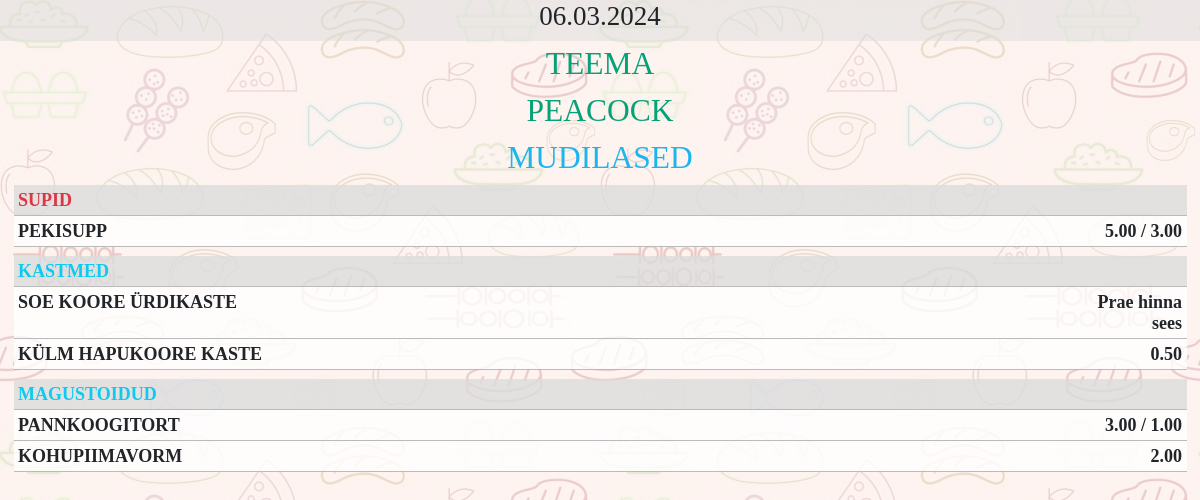
Page /app_public/ on the committed database.
### app_admin/models.py (models this page shows, shortened)
class Heading(models.Model):
    date = models.DateField(blank=False, null=False, unique=True, verbose_name="Kuupäev")
    topic = models.CharField(max_length=100, null=True, blank=True, verbose_name="Teemapäev")
    chef = models.CharField(max_length=100, null=True, blank=True, verbose_name="Peakokk soovitab:")
    student = models.CharField(max_length=100, null=True, blank=True, verbose_name="Kes tegid:")
    class Meta:
        ordering = ['-date']

class Category(models.Model):
    number = models.PositiveIntegerField(verbose_name="Number")
    name = models.CharField(max_length=255, unique=True, verbose_name="Kategooria nimetus")

class MenuItem(models.Model):
    menu = models.ForeignKey(Menu, on_delete=models.CASCADE, related_name='menu_menuitem')
    food = models.CharField(max_length=255, verbose_name="Toit")
    full_price = models.DecimalField(max_digits=4, decimal_places=2, null=False, blank=False, verbose_name="Suure hind")
    half_price = models.DecimalField(max_digits=4, decimal_places=2, null=True, blank=True, verbose_name="Väikese hind")
    show_in_menu = models.BooleanField(default=True, verbose_name="Näita menüüs")
    class Meta:
        ordering = ['menu']

### app_public/views.py (the view)
# urls.py: path("", views.HomeViewPublic.as_view(), name="index"),  # avaleht
class HomeViewPublic(TemplateView):
    template_name = 'app_public/index.html'
    model = Heading
    def get_context_data(self, **kwargs):
        all_data = None  # sisaldab kogu menüü infot
        today_string = datetime.today().strftime('%Y-%m-%d')  # 2024-01-24
        estonian_date = datetime.strptime(today_string, '%Y-%m-%d').strftime('%d.%m.%Y')
        try:
            today_menu_id = Heading.objects.get(date=today_string)  # vastuseks üks kirje või error
            today_menuheadlines = Heading.objects.filter(Q(date=today_string)).values('date', 'topic', 'chef',
                                                                                            'student')
            today_all_categories = Menu.objects.filter(date_id=today_menu_id)
            all_data = (MenuItem.objects.filter(Q(menu_id__in=today_all_categories))
                        .values('menu_id', 'food', 'full_price', 'half_price', 'show_in_menu',
                                'menu__category__name', 'id', 'menu__category_id')
                        .annotate(dcount=Count('menu_id')).order_by('menu__category_id', 'id'))
        except Heading.DoesNotExist:
            today_menuheadlines = None
        context = {
            'object_list': all_data,
            'menuheadlines': today_menuheadlines,
            'estonian_date': estonian_date,
            'today_string': today_string
        }
        return context

### app_public/templates/app_public/index.html (shortened to what this page needs)
{% extends "base.html" %}
{% load static %}
{% block content %}
    <div class="container-fluid" id="menuDiv">
        <div id="" class="m-0">
            <div class="text-center fixed-top darkdate font-weight-bold ml-3 mr-3">
                <h4 id="currentDate">{{ estonian_date }}</h4>
            </div>
            {% if menuheadlines %}
                <div class="row mt-4 font-weight-bold">
                    <div class="text-center mt-3">
                        <h3 class="green">
                            {% if menuheadlines.0.topic %}{{ menuheadlines.0.topic|upper }}{% endif %}
                        </h3>
                        <h3 class="green">
                            {% if menuheadlines.0.chef %}{{ menuheadlines.0.chef|upper }}{% endif %}
                        </h3>
                        <h3 class="blue">
                            {% if menuheadlines.0.student %}{{ menuheadlines.0.student|upper }}{% endif %}
                        </h3>
                    </div>
                </div>
            {% else %}
                <div class="row p-0">
                    <h4 class="text-center dark-date">
                        {{ current_date }}
                    </h4>
                </div>
            {% endif %}
        </div>
        {% if object_list %}
            {% regroup object_list by menu__category__name as result %}
            {% for menu in result %}
                <table class="table-sm col-12 mb-2" style="">
                    <tr class="d-flex dark">
                        <td class="col-8 text-info fw-bold {% if forloop.first %}text-danger{% endif %}">{{ menu.grouper|upper }}</td>
                    </tr>
                    {% for m in menu.list %}
                        <tr class="d-flex light">
                            <td class="col-11 fw-bold {% if not m.show_in_menu %}myBlur noselect{% endif %}">{{ m.food|upper }}</td>
                            <td class="col-1 text-end fw-bold {% if not m.show_in_menu %}myBlur noselect{% endif %}">
                                {% if m.full_price == 0 %}
                                    Prae hinna sees
                                {% else %}
                                    {{ m.full_price }}
                                    {% if m.half_price > 0 %}
                                        / {{ m.half_price }}
                                    {% endif %}
                                {% endif %}
                            </td>
                        </tr>
                    {% endfor %}
                </table>
            {% endfor %}
        {% endif %}
    </div>
{% endblock %}

### static/css/template-style.css (style rules this page uses)
* { font-size: 18px; }
body { background: url('/static/images/food.jpg') repeat; font-family: 'Patrick Hand', cursive; }
tr { border-bottom: solid #bababa 1px; }
.dark { background-color: rgba(220, 220, 220, 0.8); }
.light { background-color: rgba(255, 255, 255, 0.8); }
.darkdate { background-color: rgba(220, 220, 220, 0.5); }
.green { color: rgb(7, 161, 120); }
.blue { color: rgb(28, 181, 237); }

### rows in the picture
Heading: topic "TEEMA", chef "PEACOCK", student "MUDILASED"
Category: grouper "SUPID"
MenuItem: food "PEKISUPP", full_price "5.00", half_price "3.00"
Category: grouper "KASTMED"
MenuItem: food "SOE KOORE ÜRDIKASTE", shows "Prae hinna sees"
MenuItem: food "KÜLM HAPUKOORE KASTE", full_price "0.50"
Category: grouper "MAGUSTOIDUD"
MenuItem: food "PANNKOOGITORT", full_price "3.00", half_price "1.00"
MenuItem: food "KOHUPIIMAVORM", full_price "2.00"

### other values in the picture
{{ estonian_date }} "06.03.2024"
